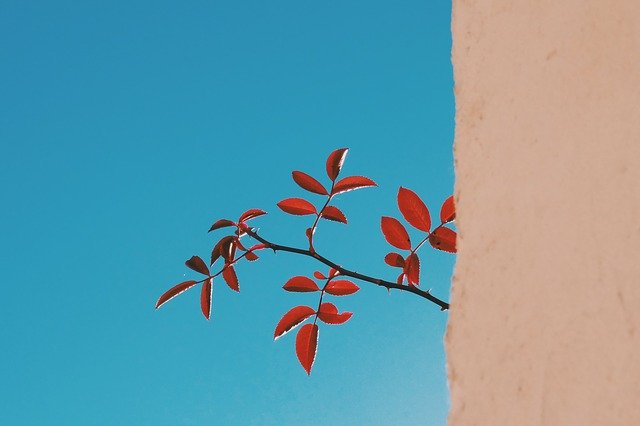
%> input picture denoising/branch-789619_640.jpg, 640 x 426 px
$ octave final_2.m   (GNU Octave 9; MATLAB toolbox functions it lacks are replaced by stand-ins)
%> lines starting %> are read from the running program, lines starting %| are printed output that depends on the picture; in (x1, y1, x2, y2) boxes, pixels count from 0 and x2, y2 are one past the last pixel; in counts of white or black regions, pixels touching at a corner belong together; the program's own positions count from 1
### denoising/make_Om.m
function [Om] = make_Om(m,n,r);

t0 = rand(m*n,1);
[t1 indx] = sort(t0);

num_nonzero = floor(m*n*r); %0でない画素の数

Om = zeros(m,n);
Om( indx(1:num_nonzero) ) = 1;

### denoising/findSecondPeak.m
function PeakX=findSecondPeak(PeaksMap,PeakY,sort_ind,n)
count=0;
for x=sort_ind
    if PeaksMap(PeakY,x)==1 %Peakであるとき
        PeakX=x;
        count=count+1;
    if count==n %第nのPeakになるとき
        break
    end
    end
end
end

### denoising/final_2.m
%移動平均フィルタとメディアンフィルタと自動ピーク探し
%雑音除去-->平均移動フィルタ/メディアンフィルタ-->雑音除去

clear;

Ic=imread('branch-789619_640.jpg');
%> Ic is the input picture: size 426x640x3 uint8; mean R, G, B 102.1, 154.7, 168.6
Ig=rgb2gray(Ic);
[Ix,Iy]=size(Ig);
%> Ix = 426; Iy = 640

%既知の画素の割合
r=0.8;

% 既知の画素の位置を表す行列Omの生成（ランダムに生成）
Om = make_Om(Ix,Iy,r);
%> in make_Om, `Om( indx(1:num_nonzero) ) = 1;`:
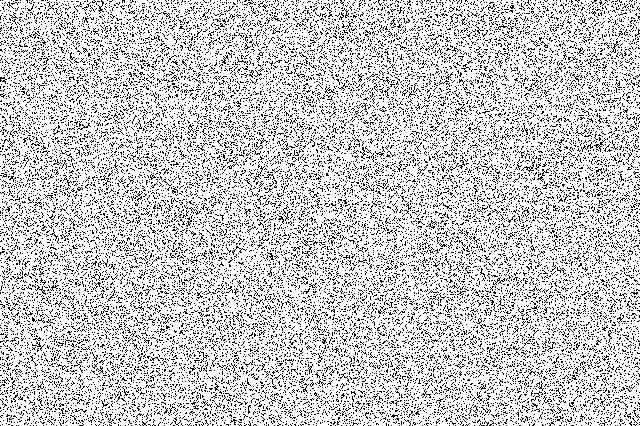
%> Om: size 426x640 double; values 0 (black) and 1 (white), 80% white; black in thin lines or dots

% 欠損画像の生成
Ims = double(Ig).*Om;

%ノイズを付加
fs=640;
y=(0:1/fs:1-1/fs)';
randt=round(rand(1,1)*64);%ランダムに周期を生成する
stripe=repmat(uint8(16*sin(2*pi*(fs/randt)*y)),1,fs);
stripe=stripe';
stripe(Ix+1:Iy,:)=[];
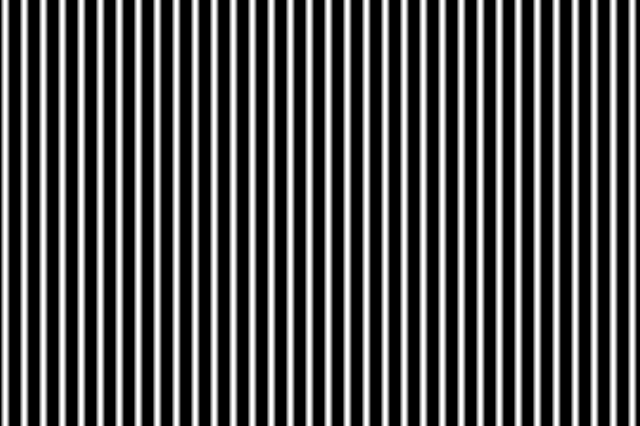
%> stripe: size 426x640 uint8; min 0, max 16, mean 5.21; drawn with min black and max white
%imtool(stripe)
sG=double(stripe)+double(Ims);
sG=uint8(sG/max(max(sG))*255);
%> sG: size 426x640 uint8

figure
imshow(Ig)
title('元のグレースケール画像')
figure
imshow(uint8(Ims))
title('欠損画像')
figure
imshow(uint8(sG))
title('欠損ノイズ画像')

%-----------------------修復開始--------------------------------------

%ノイズ軽減
z=fftshift(fft2(sG));
zlog=log(abs(z));
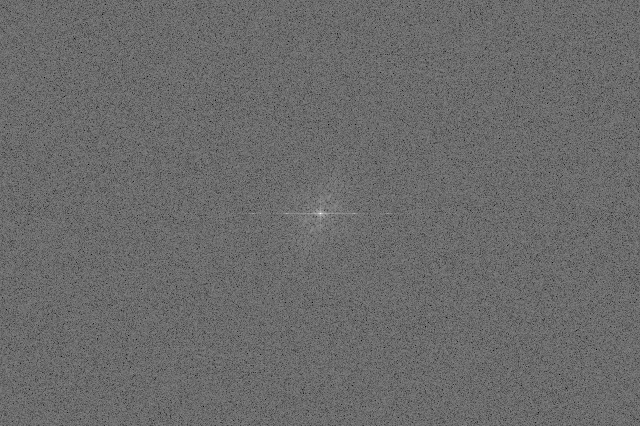
%> zlog: size 426x640 double; min 4.74, max 17.23, mean 9.98; drawn with min black and max white
firstPeakX=floor(Iy/2)+1;
%> firstPeakX = 321
PeakY=floor(Ix/2)+1;
%> PeakY = 214
zlog_Y=zlog(214,:); %zlog_Y=zlog(floor(Ix/2)+1);
%> zlog_Y = 640 values, max 17.23 at index 321, min 6.47 at index 69, mean 10.4
[sort_zlogY,sort_ind]=sort(zlog_Y,'descend');
%> sort_zlogY = 640 values, max 17.23 at index 1, min 6.47 at index 640, mean 10.4; sort_ind = 640 values, max 640 at index 267, min 1 at index 536, mean 320.5
PeaksMap=imregionalmax(zlog); %この図ではY=214のところ
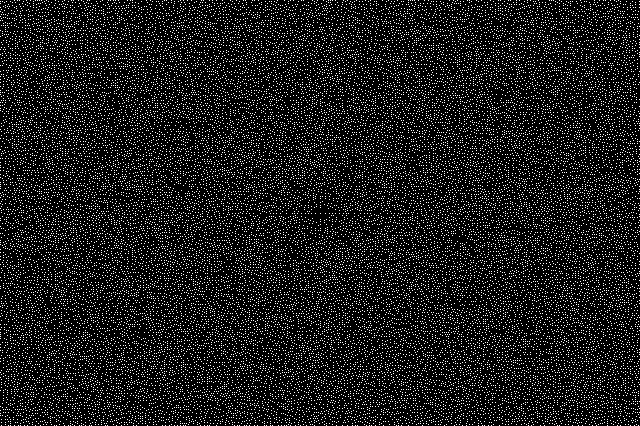
%> PeaksMap: size 426x640 logical; 11% white in thin lines or dots

%第二の極値を探す
secondPeak_X1=findSecondPeak(PeaksMap,PeakY,sort_ind,2); %自動的にピークを探す
%> the loop in findSecondPeak, `for x=sort_ind` made 6 passes
%> (x, PeakX, count) on passes 1, 6: (321, 321, 1), (287, 287, 2)
%> x on passes 2 to 5: 320, 322, 319, 323
%> secondPeak_X1 = 287
secondPeak_X2=2*firstPeakX-secondPeak_X1;
%> secondPeak_X2 = 355

%figure
%mesh(zlog)
A=ones(Ix,Iy);
A(PeakY,secondPeak_X1)=0; A(PeakY,secondPeak_X2)=0;
%> after `A(PeakY,secondPeak_X1)=0`: A: size 426x640 double; values 0 (black) and 1 (white), 100% white; black in thin lines or dots, all inside (x1, y1, x2, y2) = (286, 213, 287, 214)
%> after `A(PeakY,secondPeak_X2)=0`: A: size 426x640 double; values 0 (black) and 1 (white), 100% white; black in thin lines or dots, all inside (x1, y1, x2, y2) = (286, 213, 355, 214)
z_fixed=abs(ifft2(fftshift(z.*A)));
figure
imshow(uint8(z_fixed))
title('ノイズ軽減後')

%欠損修復
x=3;
I_result1=filter2(fspecial('average',x),z_fixed)/255;
figure
imshow(double(I_result1))
title('test1')

I_result2=medfilt2(z_fixed,[3 3]);
figure
imshow(uint8(I_result2))
title('test2')

I_result3=medfilt2(z_fixed,[5 5]);
figure
imshow(uint8(I_result3))
title('test3')

I_result4=medfilt2(z_fixed,[7 7]);
figure
imshow(uint8(I_result4))
title('test4')

z=fftshift(fft2(I_result4));
zlog=log(abs(z));
figure
mesh(zlog)
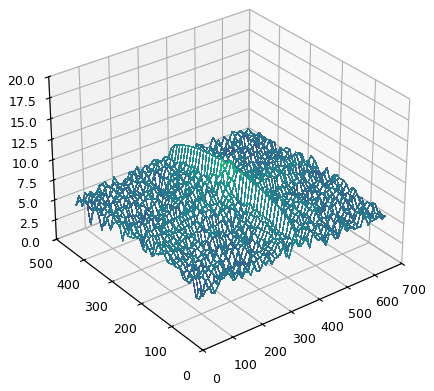
%> figure redrawn from the program's plot data
firstPeakX=floor(Iy/2)+1;
PeakY=floor(Ix/2)+1;

%第二の極値を探す
secondPeak_X1=findSecondPeak(PeaksMap,PeakY,sort_ind,4); %自動的にピークを探す
%> the loop in findSecondPeak (call 2), `for x=sort_ind` made 8 passes
%> (x, PeakX) on passes 1, 6, 7, 8: (321, 321), (287, 287), (355, 355), (316, 316)
%> secondPeak_X1 = 316
secondPeak_X2=2*firstPeakX-secondPeak_X1;
%> secondPeak_X2 = 326
secondPeak_X3=findSecondPeak(PeaksMap,PeakY,sort_ind,6); %自動的にピークを探す
%> secondPeak_X3 = 254
secondPeak_X4=2*firstPeakX-secondPeak_X3;
%> secondPeak_X4 = 388

A=ones(Ix,Iy);
%A(:,firstPeakX)=0;
A(PeakY,:)=0;
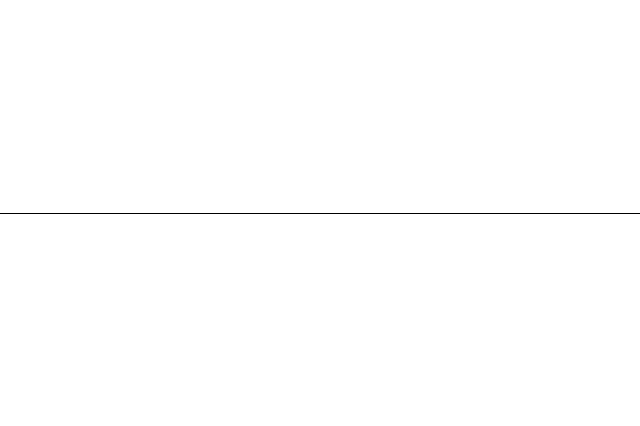
%> A: size 426x640 double; values 0 (black) and 1 (white), 99.8% white; black in thin lines or dots, all inside (x1, y1, x2, y2) = (0, 213, 640, 214)
A(PeakY,firstPeakX)=1;
%A(PeakY,secondPeak_X1)=1; A(PeakY,secondPeak_X2)=1;
%A(PeakY,secondPeak_X3)=1; A(PeakY,secondPeak_X4)=1;
z_fixed=abs(ifft2(fftshift(z.*A)));
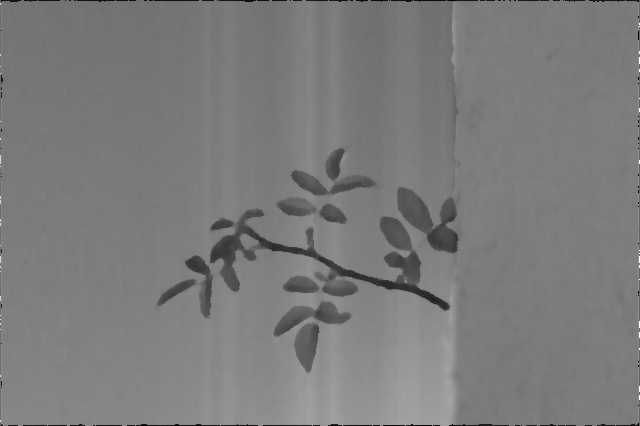
%> z_fixed: size 426x640 double; min 0.865, max 278.1, mean 135.5; drawn with min black and max white
figure
imshow(uint8(z_fixed))
title('ノイズ軽減後2')
